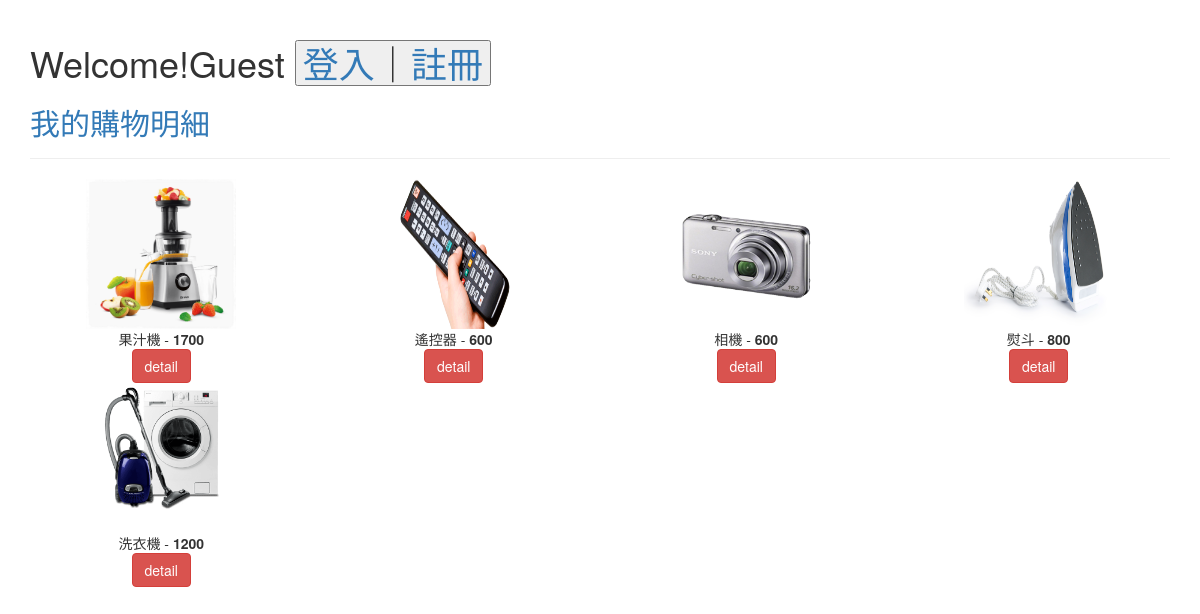
The page / on the database its author committed.
### tables this page shows
CREATE TABLE `product` (
  `pID` int(11) UNSIGNED NOT NULL,
  `pName` varchar(20) NOT NULL DEFAULT '',
  `UnitPrice` decimal(19,0) NOT NULL DEFAULT '0',
  `picture` varchar(50) NOT NULL DEFAULT ''
);

### index.php (the view, shortened to what this page needs)
<?php
    require("database.php");
    $sqlproduct ="
    select *
    FROM product";
    $product = mysqli_query($con, $sqlproduct);
    if (isset($_SESSION["txtUserName"])){
      $sUserName = $_SESSION["txtUserName"];
    }else {
      $sUserName = "Guest";
    }
?>
<html>
<head>
  <link rel="stylesheet" href="css/bootstrap.min.css">
</head>
<body class="container">
<form class="singup-form" id="form2" name="form2" method="post" >
  <div class="page-header">
    <h1><td align="center" bgcolor="#CCCCCC" ><?="Welcome!". $sUserName?> </td>
      <button >
        <?php if ($sUserName == "Guest"){?>
          <td align="center" valign="baseline"><a href="login.php">登入</a>｜<a href="singup.php">註冊</a></td>
        <?php }else{?>
          <td align="center" valign="baseline"><a href="index.php?logout=1">登出</a>|<a href="decidemana.php">管理員</a></td>
        <?php }?>
      </button>
    </h1>
    <h2><a href="checkbuy.php"> 我的購物明細</a></h2>
  </div>
  <div class="row">
    <?php while ( $row = mysqli_fetch_assoc($product) ) { ?>
      <div class="col-md-3 text-center">
        <img src="images/<?= $row["picture"]?>" width="150px" height="150px">
        <br>
        <?= $row["pName"]?> - <strong><?= $row["UnitPrice"]?></strong>
        <br>
        <a href="productedit.php?id=<?= $row["pID"] ?>" class="btn btn-danger my-cart-btn">detail</a>
      </div>
    <?php } ?>
  </div>
</form>
</body>
</html>

### rows shown on the page
product: picture (picture), pName "果汁機", UnitPrice "1700"
product: picture (picture), pName "遙控器", UnitPrice "600"
product: picture (picture), pName "相機", UnitPrice "600"
product: picture (picture), pName "熨斗", UnitPrice "800"
product: picture (picture), pName "洗衣機", UnitPrice "1200"

### other values the page prints
$sUserName "Guest"
